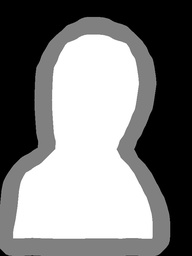
#> input picture demo/test_data/trimap.jpg, 192 x 256 px, shrunk from 600 x 800 before the run, found by its file name
$ python knn_matting.py --dataroot test_data --img test_data/trimap.jpg   (older library calls are emulated)
#> lines starting #> are read from the running program, lines starting #| are printed output that depends on the picture; after the words box and inside, x2 and y2 are one past the last pixel; in counts of white or black regions, pixels touching at a corner belong together
#> in main, img is the input picture: shape (256, 192, 3); min 0, max 255, mean 127.4
'''
borrowed from https://github.com/MarcoForte/knn-matting
'''
import numpy as np
import sklearn.neighbors
import scipy.sparse
import warnings
import cv2
import os
import argparse
#import pdb


rgbDir = 'image'
trimapDir = 'trimap'
alphaDir = 'alpha'

parser = argparse.ArgumentParser(description='KNN matting')
parser.add_argument('--dataroot', type=str, required=True, help="data root directory")
parser.add_argument('--img', type=str, required=True, help="img name ")
args = parser.parse_args()

def knn_matte(img, trimap, mylambda=100):
#> called with mylambda = 100
    [m, n, c] = img.shape
#> m = 256; n = 192; c = 3
    img, trimap = img/255.0, trimap/255.0
    foreground = (trimap > 0.99).astype(int)
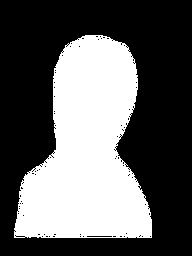
#> foreground: shape (256, 192, 3) int64; values 0 (black) and 1 (white), 37.4% white; 1 white region, box (x1, y1, x2, y2) and area: (14, 35, 152, 238) 18360
    background = (trimap < 0.01).astype(int)
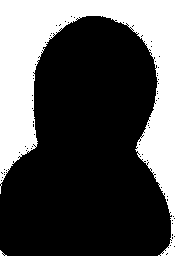
#> background: shape (256, 192, 3) int64; values 0 (black) and 1 (white), 37.6% white; 2 white regions (1 under 20 px), largest, box (x1, y1, x2, y2) and area: (0, 0, 192, 256) 18451
    all_constraints = foreground + background
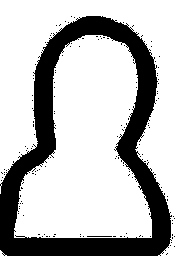
#> all_constraints: shape (256, 192, 3) int64; values 0 (black) and 1 (white), 74.9% white; 141 black regions (139 under 20 px), largest, box (x1, y1, x2, y2) and area: (0, 16, 172, 256) 12125, (87, 236, 112, 237) 25

    # print('Finding nearest neighbors')
    a, b = np.unravel_index(np.arange(m*n), (m, n))
    feature_vec = np.append(np.transpose(img.reshape(m*n,c)), [ a, b]/np.sqrt(m*m + n*n), axis=0).T
    nbrs = sklearn.neighbors.NearestNeighbors(n_neighbors=10, n_jobs=4).fit(feature_vec)
    knns = nbrs.kneighbors(feature_vec)[1]

    # Compute Sparse A
    # print('Computing sparse A')
    row_inds = np.repeat(np.arange(m*n), 10)
    col_inds = knns.reshape(m*n*10)
    vals = 1 - np.linalg.norm(feature_vec[row_inds] - feature_vec[col_inds], axis=1)/(c+2)
    A = scipy.sparse.coo_matrix((vals, (row_inds, col_inds)),shape=(m*n, m*n))

    D_script = scipy.sparse.diags(np.ravel(A.sum(axis=1)))
    L = D_script-A
    D = scipy.sparse.diags(np.ravel(all_constraints[:,:, 0]))
    v = np.ravel(foreground[:,:,0])
    c = 2*mylambda*np.transpose(v)
    H = 2*(L + mylambda*D)

    # print('Solving linear system for alpha')
    warnings.filterwarnings('error')
    alpha = []
    try:
        alpha = np.minimum(np.maximum(scipy.sparse.linalg.spsolve(H, c), 0), 1).reshape(m, n)
#> alpha: shape (256, 192) float64; every value is NaN or infinite
    except Warning:
        x = scipy.sparse.linalg.lsqr(H, c)
        alpha = np.minimum(np.maximum(x[0], 0), 1).reshape(m, n)
    return alpha


def main(args):

    #print(args)
    #print(args.dataroot, args.img, '    l')
    #args.img为img_name
    args.img = args.img.rstrip("\r")
    #print(args)
    #print(args.dataroot, args.img, '    l')
    img_name = os.path.join(args.dataroot, rgbDir, args.img)
    #print(args.dataroot, trimapDir, args.img[:-5], '.png')
    trimap_name = os.path.join(args.dataroot, trimapDir, args.img[:-4] + '.png')
    alpha_name = os.path.join(args.dataroot, alphaDir, args.img[:-4] + '.png')
    #print(img_name)
    #print(trimap_name)
    #print(alpha_name)
    img = cv2.imread(img_name)
    trimap = cv2.imread(trimap_name)

    alpha = knn_matte(img, trimap)
    cv2.imwrite(alpha_name, alpha*255)


if __name__ == '__main__':
    #import matplotlib.pyplot as plt
    #import scipy.misc
    main(args)

$ run again, with demo/test_data/2.jpg copied over demo/test_data/trimap.jpg
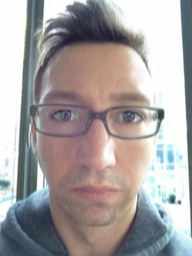
#> input picture demo/test_data/2.jpg, 192 x 256 px, shrunk from 600 x 800 before the run, found by its file name
#> in main, img is the input picture: shape (256, 192, 3); mean B, G, R 161.8, 162, 167.6
#> in knn_matte, `foreground = (trimap > 0.99).astype(int)`:
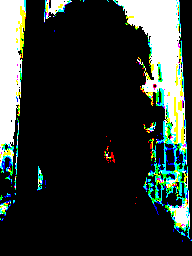
#> foreground: shape (256, 192, 3) int64; mean of channels 0, 1, 2 0.188, 0.209, 0.174; drawn with 1 as white
#> background: shape (256, 192, 3) int64; every value is 0
#> in knn_matte, `alpha = np.minimum(np.maximum(scipy.sparse.linalg.spsolve(H, c), 0), 1..`:
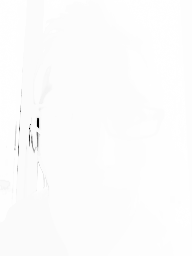
#> alpha: shape (256, 192) float64; min 0, max 1, mean 0.992
